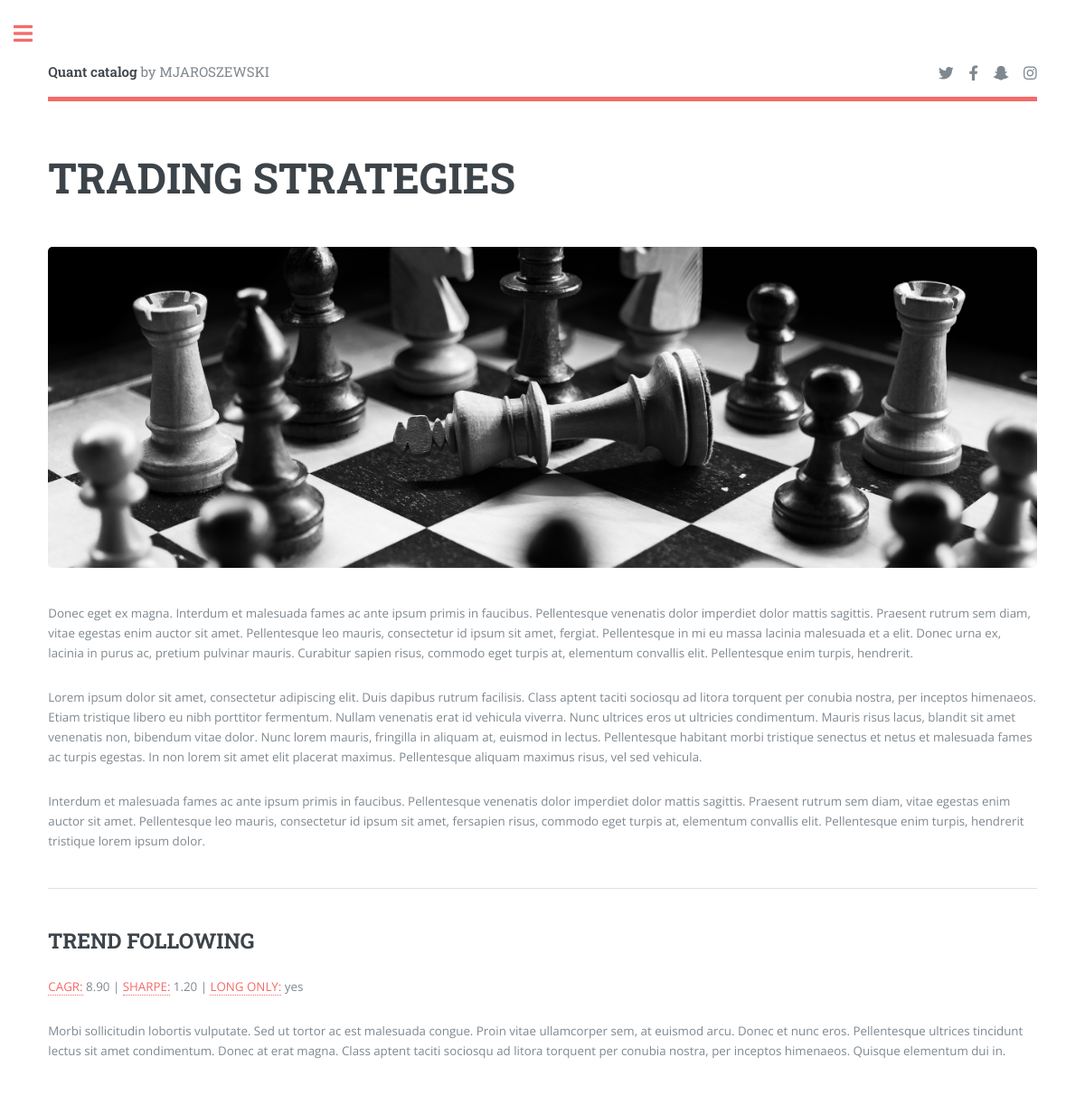
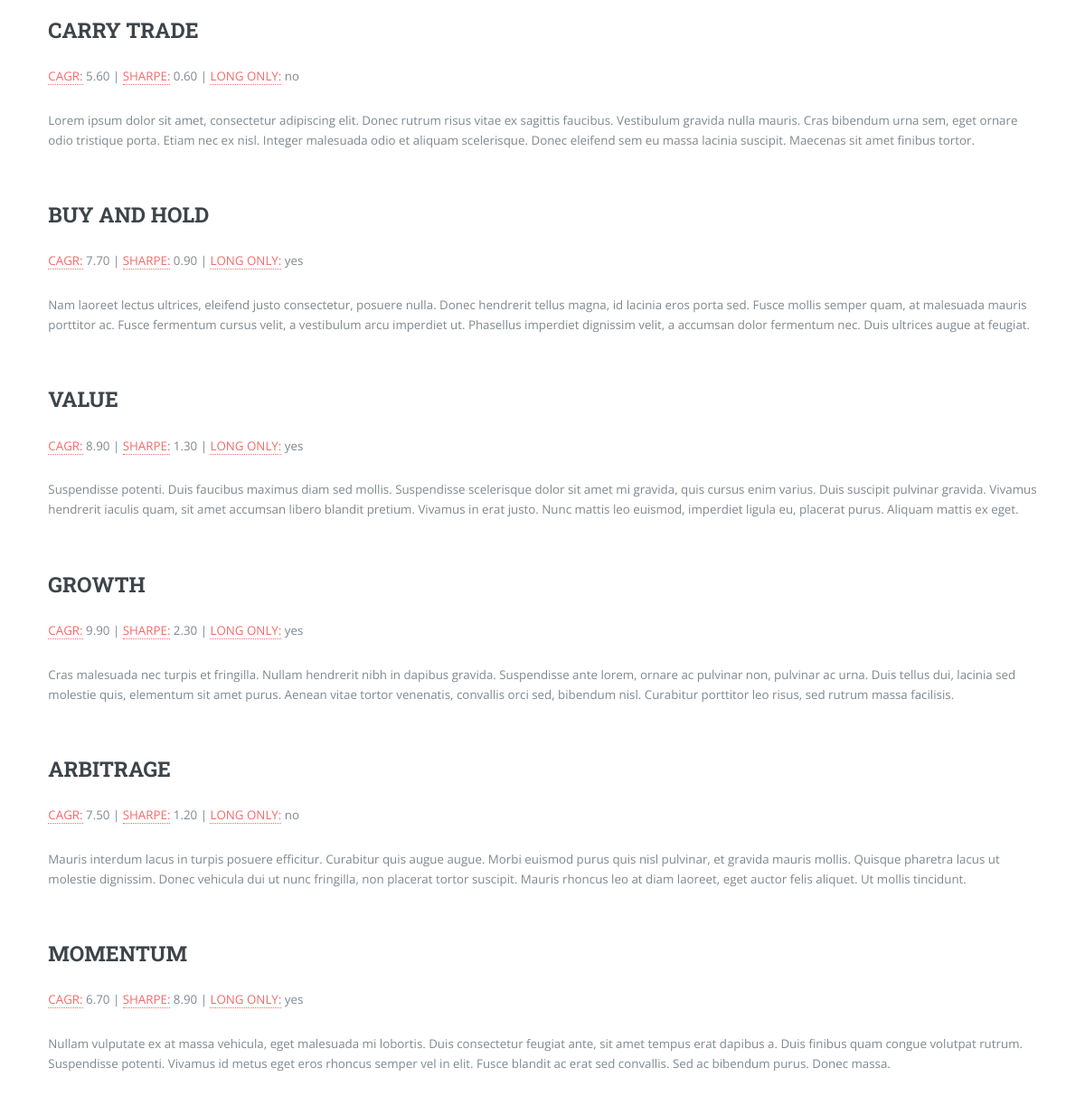
Screenshot of /strategies_list/ with the database file from the repository (2 pictures, top to bottom).
### catalog/models.py (models this page shows, shortened)
class Strategy(models.Model):
    title = models.CharField(max_length = 200, unique=True, null=False, blank=False)
    slug = models.SlugField(max_length = 200, unique=True, null=False, blank=False)
    market = models.ManyToManyField(Market)
    cagr = models.DecimalField(max_digits=3, decimal_places=2)
    sharpe = models.DecimalField(max_digits=3, decimal_places=2)
    long_only = models.BooleanField(default=True)
    description = models.TextField()
    class Meta:
        verbose_name = 'strategy'
        verbose_name_plural = 'strategies'

### catalog/views.py (the view)
# urls.py: path('strategies_list/', views.StrategiesList.as_view(), name='strategies_list'),
class StrategiesList(ListView):
    model = Strategy
    template_name = 'strategies_list.html'

### catalog/context_processors.py (called while the page is built)
def menu_markets(request):
    markets = Market.objects.all()
    return {'menu_markets': markets}

def menu_strategies(request):
    strategies = Strategy.objects.all()
    return {'menu_strategies': strategies}

### catalog/templates/strategies_list.html (shortened to what this page needs)
{% extends 'base.html' %}
{% load static %}
    {% block content %}
					<section>
						<header class="main">
							<h1>TRADING STRATEGIES</h1>
						</header>
						<span class="image main"><img src="{% static 'images/strat.png' %}" alt="" /></span>
						<p>Donec eget ex magna. Interdum et malesuada fames ac ante ipsum primis in faucibus. Pellentesque venenatis dolor imperdiet dolor mattis sagittis. Praesent rutrum sem diam, vitae egestas enim auctor sit amet. Pellentesque leo mauris, consectetur id ipsum sit amet, fergiat. Pellentesque in mi eu massa lacinia malesuada et a elit. Donec urna ex, lacinia in purus ac, pretium pulvinar mauris. Curabitur sapien risus, commodo eget turpis at, elementum convallis elit. Pellentesque enim turpis, hendrerit.</p>
						<p>Lorem ipsum dolor sit amet, consectetur adipiscing elit. Duis dapibus rutrum facilisis. Class aptent taciti sociosqu ad litora torquent per conubia nostra, per inceptos himenaeos. Etiam tristique libero eu nibh porttitor fermentum. Nullam venenatis erat id vehicula viverra. Nunc ultrices eros ut ultricies condimentum. Mauris risus lacus, blandit sit amet venenatis non, bibendum vitae dolor. Nunc lorem mauris, fringilla in aliquam at, euismod in lectus. Pellentesque habitant morbi tristique senectus et netus et malesuada fames ac turpis egestas. In non lorem sit amet elit placerat maximus. Pellentesque aliquam maximus risus, vel sed vehicula.</p>
						<p>Interdum et malesuada fames ac ante ipsum primis in faucibus. Pellentesque venenatis dolor imperdiet dolor mattis sagittis. Praesent rutrum sem diam, vitae egestas enim auctor sit amet. Pellentesque leo mauris, consectetur id ipsum sit amet, fersapien risus, commodo eget turpis at, elementum convallis elit. Pellentesque enim turpis, hendrerit tristique lorem ipsum dolor.</p>
						<hr class="major" />
						{% for strat in menu_strategies %}
						<a href="{% url 'strategy_detail' strat.slug %}"><h2>{{ strat.title|upper }}</h2></a>
						<p><a href="{% url 'cagr' %}">CAGR:</a> {{ strat.cagr }} | <a href="{% url 'sharpe' %}">SHARPE:</a> {{ strat.sharpe }} | <a href="{% url 'long' %}">LONG ONLY:</a> {{ strat.long_only|yesno }}</p>
                        <p>{{ strat.description }}</p>
						{% endfor %}
					</section>
	{% endblock %}

### catalog/templates/base.html (shortened to what this page needs)
{% load static %}
<!DOCTYPE HTML>
<html>
	<head>
		<link rel="stylesheet" href="{% static 'css/main.css' %}" />
	</head>
	<body class="is-preload">
			<div id="wrapper">
					<div id="main">
						<div class="inner">
								<header id="header">
									<a href="{% url 'home' %}" class="logo"><strong>Quant catalog </strong> by MJAROSZEWSKI</a>
									<ul class="icons">
										<li><a href="#" class="icon brands fa-twitter"><span class="label">Twitter</span></a></li>
										<li><a href="#" class="icon brands fa-facebook-f"><span class="label">Facebook</span></a></li>
										<li><a href="#" class="icon brands fa-snapchat-ghost"><span class="label">Snapchat</span></a></li>
										<li><a href="#" class="icon brands fa-instagram"><span class="label">Instagram</span></a></li>
									</ul>
								</header>
                                {% block content %}{% endblock %}
						</div>
					</div>
			</div>
	</body>
</html>

### rows the page displays
Strategy: title "TREND FOLLOWING", cagr "8.90", sharpe "1.20", long_only "yes", description "Morbi sollicitudin lobortis vulputate. Sed ut tortor ac est malesuada congue. Proin vitae ullamcorper sem, at euismod arcu. Donec et nunc eros. Pellentesque ultrices tincidunt lectus sit amet condimentum. Donec at erat magna. Class aptent taciti sociosqu ad litora torquent per conubia nostra, per inceptos himenaeos. Quisque elementum dui in."
Strategy: title "CARRY TRADE", cagr "5.60", sharpe "0.60", long_only "no", description "Lorem ipsum dolor sit amet, consectetur adipiscing elit. Donec rutrum risus vitae ex sagittis faucibus. Vestibulum gravida nulla mauris. Cras bibendum urna sem, eget ornare odio tristique porta. Etiam nec ex nisl. Integer malesuada odio et aliquam scelerisque. Donec eleifend sem eu massa lacinia suscipit. Maecenas sit amet finibus tortor."
Strategy: title "BUY AND HOLD", cagr "7.70", sharpe "0.90", long_only "yes", description "Nam laoreet lectus ultrices, eleifend justo consectetur, posuere nulla. Donec hendrerit tellus magna, id lacinia eros porta sed. Fusce mollis semper quam, at malesuada mauris porttitor ac. Fusce fermentum cursus velit, a vestibulum arcu imperdiet ut. Phasellus imperdiet dignissim velit, a accumsan dolor fermentum nec. Duis ultrices augue at feugiat."
Strategy: title "VALUE", cagr "8.90", sharpe "1.30", long_only "yes", description "Suspendisse potenti. Duis faucibus maximus diam sed mollis. Suspendisse scelerisque dolor sit amet mi gravida, quis cursus enim varius. Duis suscipit pulvinar gravida. Vivamus hendrerit iaculis quam, sit amet accumsan libero blandit pretium. Vivamus in erat justo. Nunc mattis leo euismod, imperdiet ligula eu, placerat purus. Aliquam mattis ex eget."
Strategy: title "GROWTH", cagr "9.90", sharpe "2.30", long_only "yes", description "Cras malesuada nec turpis et fringilla. Nullam hendrerit nibh in dapibus gravida. Suspendisse ante lorem, ornare ac pulvinar non, pulvinar ac urna. Duis tellus dui, lacinia sed molestie quis, elementum sit amet purus. Aenean vitae tortor venenatis, convallis orci sed, bibendum nisl. Curabitur porttitor leo risus, sed rutrum massa facilisis."
Strategy: title "ARBITRAGE", cagr "7.50", sharpe "1.20", long_only "no", description "Mauris interdum lacus in turpis posuere efficitur. Curabitur quis augue augue. Morbi euismod purus quis nisl pulvinar, et gravida mauris mollis. Quisque pharetra lacus ut molestie dignissim. Donec vehicula dui ut nunc fringilla, non placerat tortor suscipit. Mauris rhoncus leo at diam laoreet, eget auctor felis aliquet. Ut mollis tincidunt."
Strategy: title "MOMENTUM", cagr "6.70", sharpe "8.90", long_only "yes", description "Nullam vulputate ex at massa vehicula, eget malesuada mi lobortis. Duis consectetur feugiat ante, sit amet tempus erat dapibus a. Duis finibus quam congue volutpat rutrum. Suspendisse potenti. Vivamus id metus eget eros rhoncus semper vel in elit. Fusce blandit ac erat sed convallis. Sed ac bibendum purus. Donec massa."
